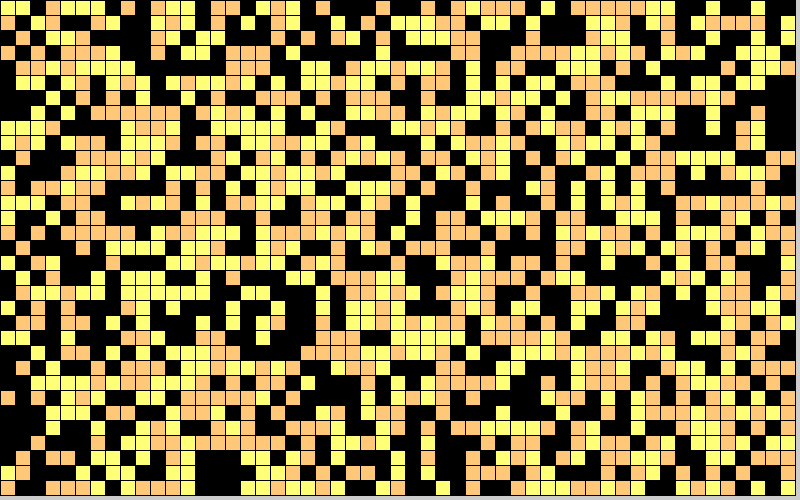
Frame 1 (no input)
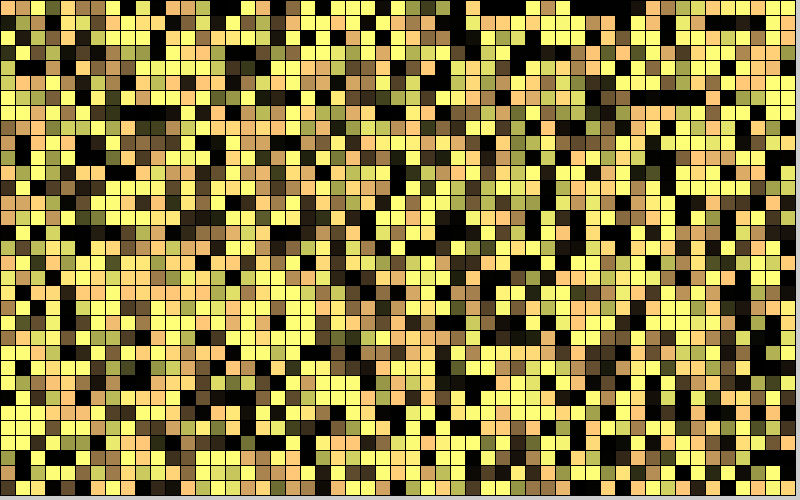
Frame 60 (the mouse pressed at the canvas centre just before this capture)
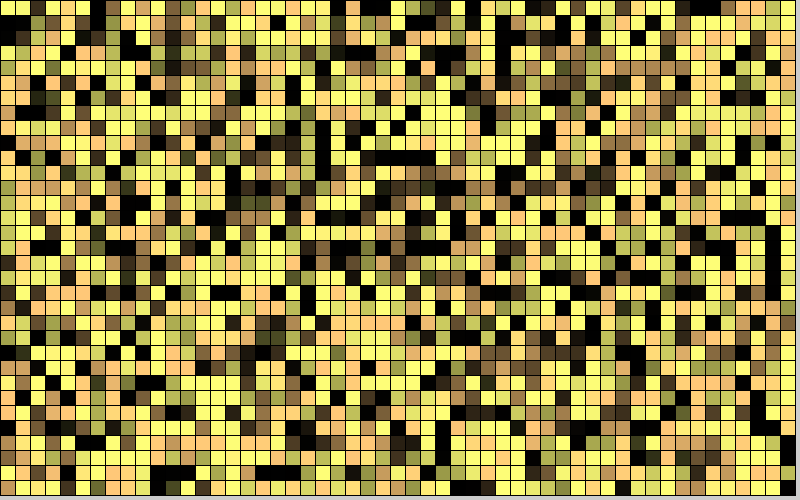
Frame 120 (the mouse held since frame 60 and released just before this capture)

The Processing sketch that drew these frames (run headless with seeded random() and noise(); from frame 60 on, the mouse is pressed at the canvas centre):

// Processing sketch: The_LifeTimeCA
// ── The_LifeTimeCA.pde

COL col;
void setup()
{
  size(800,500);
  Data.life = color(255,255,120);
  Data.lifeStrong = color(255,200,120);
  Data.dead = color(0,0,0);
  col = new COL(15);
}

void draw()
{
  col.display();
  col.generate();
  //println(1);
}

void mousePressed()
{
   col.init(); 
}
// ── COL.pde
class COL
{
  int row;
  int col;
  int w;
  Cell[][] board;
  color[][]nextgan;
  color origin;
  color target;
  float start;
  float end;
 boolean Change;
 
 COL(int _w )
 {
   w = _w;
   row = width/w+2;
   col = height/w+2;
   board = new Cell[row][col];
   nextgan = new color[row][col];
   Change = true;
   init();
 }
  
  
  void init()
  {
     for(int i = 0;i<row;i++)
     {
       for(int j = 0;j<col;j++)
       {
          board[i][j] = new Cell(); 
          
          float p = random(0,1);
          if(p<0.3) 
          {
            board[i][j].colorSelf = nextgan[i][j] = Data.life;
            board[i][j].lifeState = board[i][j].previousState = random(0,1);
          }
          else if(p<0.6) 
          {
            board[i][j].colorSelf = nextgan[i][j]= Data.lifeStrong;
            board[i][j].lifeState = board[i][j].previousState = random(1,2);
            
          }else
          {
             board[i][j].colorSelf = nextgan[i][j] = Data.dead; 
             board[i][j].lifeState = board[i][j].previousState = random(2,3);
          }
          //println(board[i][j].lifeState);
       }
     }
  }
  
  
  void display()
  {
    for(int i = 1;i<row-1;i++)
    {
       for(int j = 1;j<col-1;j++)
       {
           fill(board[i][j].colorSelf);
           rect((i-1)*w,(j-1)*w,w,w);
       }
    }
  }
  
  void generate()
  {
    color next;
    for(int i = 1;i<row-1;i++)
    {
       for(int j = 1;j<col-1;j++)
       {
          next = rule(i,j);
          nextgan[i][j] = next; 
       }
    }
    
    for(int i = 1;i<row-1;i++)
    {
     for(int j =1;j<col-1;j++)
     {
         board[i][j].colorSelf = nextgan[i][j];
     }
    }
  }
  
  color rule(int x,int y)
  {
    color tar = board[x][y].colorSelf;
    boolean pass = false;
    int l = 0;
    int s = 0;
    int d = 0;
    float life = board[x][y].lifeState;
    for(int i =x-1;i<=x+1;i++)
    {
       for(int j = y-1;j<=y+1;j++)
       {
         float time = board[i][j].lifeState;
         if(i!=x&&j!=y)
           if(time<1) l++;
           else if(time<2) s++;
           else if(time<3) d++;
       }
    }
    //count the total
    
    //println(l);
   // println(s);
    //println(d);
    board[x][y].previousState = board[x][y].lifeState;
    board[x][y].lifeState+=0.01;
    if(board[x][y].lifeState>3&&board[x][y].previousState<=3) {
      Change = canStart(l,s,d,board[x][y].lifeState);
      pass = true;  
    }
    else if(board[x][y].lifeState>1&&board[x][y].previousState<=1) {
      Change = canStart(l,s,d,board[x][y].lifeState);
      pass = true;
    }
    else if(board[x][y].lifeState>2&&board[x][y].previousState<=2) {
      Change = canStart(l,s,d,board[x][y].lifeState);
      pass = true;
    }
    
    if(pass)
    {
      
      if(Change)//is on the change state
      {
        float lifeTime = board[x][y].lifeState;
        selectData(lifeTime);
        if(lifeTime>=3) lifeTime = board[x][y].previousState = board[x][y].lifeState = 0;
        tar = lerpColor(origin,target,map(lifeTime,start,end,0,1));
        //println(1);
      }else//is not on the change state
      {
        board[x][y].lifeState = board[x][y].previousState;
        board[x][y].previousState-=0.01;
        //println(2);
      }
    }else
    {
        float lifeTime = board[x][y].lifeState;
        selectData(lifeTime);
        tar = lerpColor(origin,target,map(lifeTime,start,end,0,1));
        //println(lifeTime);
    }
    return tar;
  }
  
  void selectData(float p)
  {
      if(p<1||p>=3){origin = Data.life;target = Data.lifeStrong;start = 0;end = 1;}
      else if(p<2){origin = Data.lifeStrong;target = Data.dead;start = 1;end = 2;}
      else if(p<3){origin = Data.dead;target = Data.life;start = 2;end = 3;}
  }
  
  boolean canStart(int l,int s,int d,float state)
  {
    boolean can = false;
      if(state<=1&&(d>=2||s<3))  can = true;
      else if(state<=2&&(d<3)) can = true;
      else if(state<=4&&(s>2||l>2)) can = true;
      return can;
  }
  // saw is can change
}
// ── Cell.pde
class Cell
{
  float lifeState;
  float previousState;
  color colorSelf;
  
  Cell()
  {
    //lifeState = 0;
    //previousState = 0;
    
  }
  
  
}
// ── Data.pde
static class Data
{
   static color life ;
   static color lifeStrong;
   static color dead;
   
   
}
